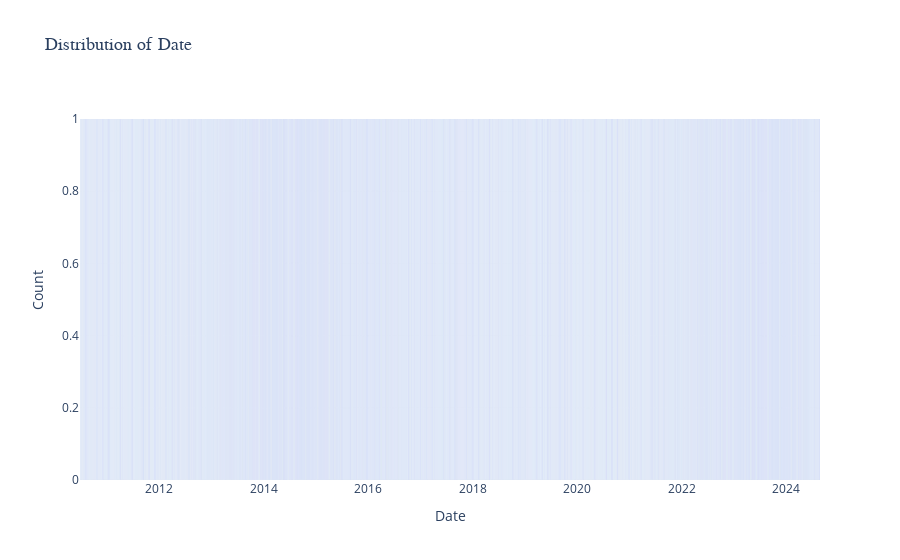
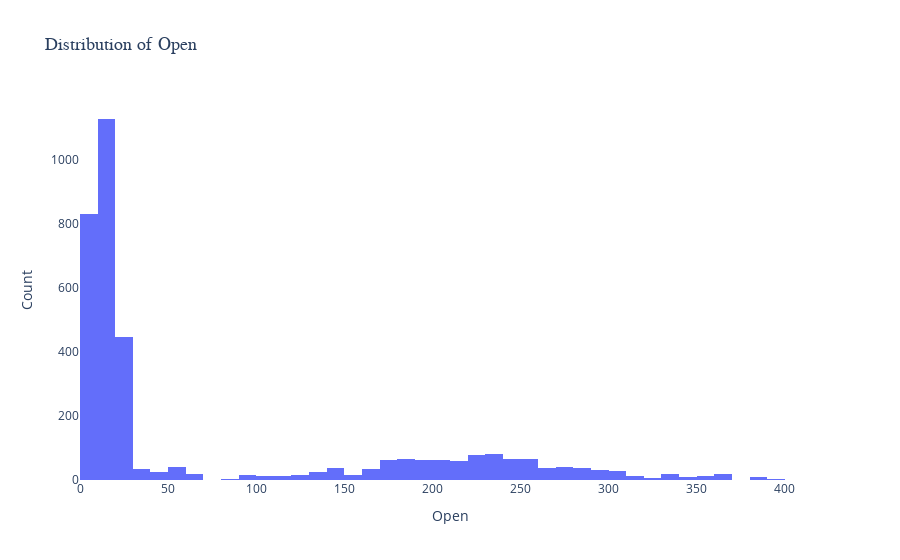
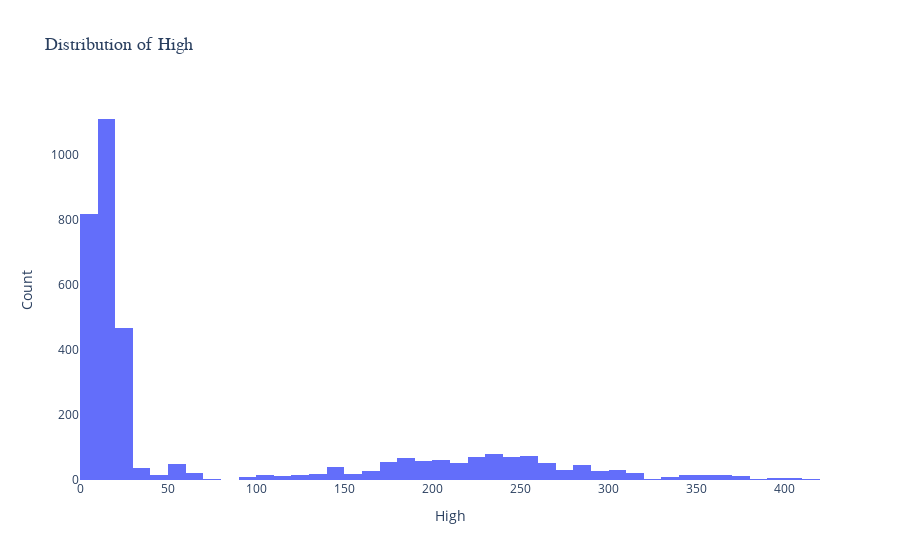
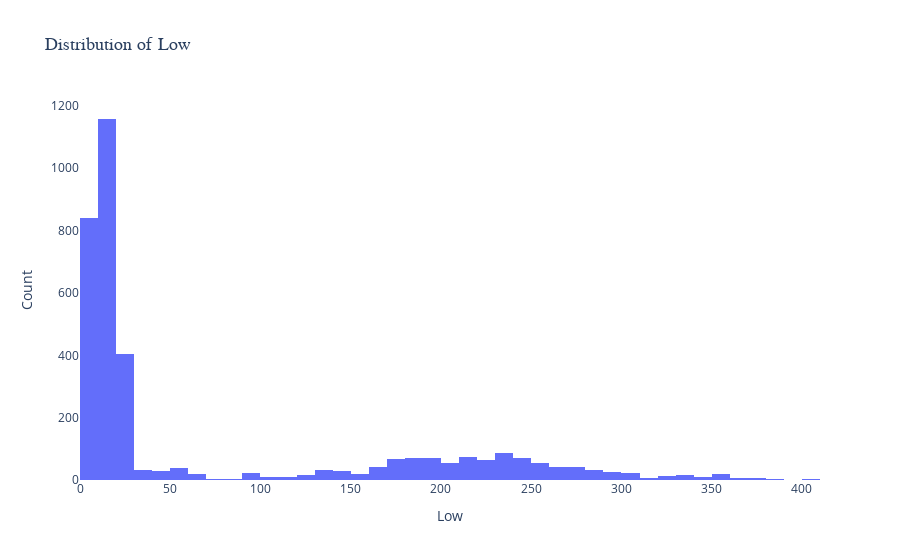

Notebook source saved alongside these figures, in order:
### Code cell
import plotly.express as px
import pandas as pd

# Assuming df is already defined and contains the data

# Define the columns you want to plot
columns = ['Date', 'Open', 'High', 'Low', 'Close', 'Adj Close', 'Volume']

# Iterate through each column and create a bar chart or histogram
for column in columns:
    try:
        if column not in df.columns:
            print(f"Column {column} does not exist in the DataFrame")
            continue
        
        # Check if the column is suitable for a bar chart
        if df[column].dtype == 'object' or df[column].dtype.name == 'category':
            # Count the occurrences of each unique value
            column_counts = df[column].value_counts().reset_index()
            column_counts.columns = [column, 'count']
            
            # Create a bar chart using plotly.express
            fig = px.bar(
                column_counts,
                x=column,
                y='count',
                title=f'Distribution of {column}',
               
                labels={column: column, 'count': 'Count'},
                text='count'
            )
            
            # Update layout for better readability
            fig.update_layout(
                xaxis_title=column,
                yaxis_title='Count',
                paper_bgcolor='rgba(0,0,0,0)',
                plot_bgcolor='rgba(0,0,0,0)',
                title_font=dict(size=18, family="Arial"),
                 
                xaxis={'categoryorder': 'total descending'}
               

            )
            
            # Show the figure
            fig.show()

        elif df[column].dtype in ['int64', 'float64']:
            # Create a histogram for numerical columns
            fig = px.histogram(
                df,
                x=column,
                title=f'Distribution of {column}',
                labels={column: column, 'count': 'Count'}
            )
            
            # Update layout for better readability
            fig.update_layout(
                xaxis_title=column,
                yaxis_title='Count',
                
                paper_bgcolor='rgba(0,0,0,0)',
                plot_bgcolor='rgba(0,0,0,0)',
                title_font=dict(size=18, family="Arial")
            )
            
            # Show the figure
            fig.show()
    
    except Exception as e:
        print(f"Could not create plot for column {column}: {e}")

### Figure 1 — Plotly figure (JSON) as saved in the notebook; plotly's stock layout.template omitted (floating-point values rounded to 4 significant figures; data arrays with more than 128 entries replaced by an {"elided": "..."} marker saying what was removed)
{"data": [{"alignmentgroup": "True", "hovertemplate": "Date=%{x}<br>Count=%{text}<extra></extra>", "legendgroup": "", "marker": {"color": "#636efa", "pattern": {"shape": ""}}, "name": "", "offsetgroup": "", "orientation": "v", "showlegend": false, "text": {"elided": "3562 int values"}, "textposition": "auto", "type": "bar", "x": {"elided": "3562 str values"}, "xaxis": "x", "y": {"elided": "3562 int values"}, "yaxis": "y"}], "layout": {"autosize": true, "barmode": "relative", "legend": {"tracegroupgap": 0}, "paper_bgcolor": "rgba(0, 0, 0, 0)", "plot_bgcolor": "rgba(0, 0, 0, 0)", "title": {"font": {"family": "Arial", "size": 18}, "text": "Distribution of Date"}, "xaxis": {"anchor": "y", "autorange": true, "categoryorder": "total descending", "domain": [0, 1], "range": ["2010-06-28 12:00", "2024-08-22 12:00"], "title": {"text": "Date"}, "type": "date"}, "yaxis": {"anchor": "x", "autorange": true, "domain": [0, 1], "range": [0, 1.053], "title": {"text": "Count"}, "type": "linear"}}}

### Figure 2 — Plotly figure (JSON) as saved in the notebook; plotly's stock layout.template omitted (floating-point values rounded to 4 significant figures; data arrays with more than 128 entries replaced by an {"elided": "..."} marker saying what was removed)
{"data": [{"alignmentgroup": "True", "bingroup": "x", "hovertemplate": "Open=%{x}<br>count=%{y}<extra></extra>", "legendgroup": "", "marker": {"color": "#636efa", "pattern": {"shape": ""}}, "name": "", "offsetgroup": "", "orientation": "v", "showlegend": false, "type": "histogram", "x": {"elided": "3562 float values"}, "xaxis": "x", "yaxis": "y"}], "layout": {"autosize": true, "barmode": "relative", "legend": {"tracegroupgap": 0}, "paper_bgcolor": "rgba(0, 0, 0, 0)", "plot_bgcolor": "rgba(0, 0, 0, 0)", "title": {"font": {"family": "Arial", "size": 18}, "text": "Distribution of Open"}, "xaxis": {"anchor": "y", "autorange": true, "domain": [0, 1], "range": [0, 420], "title": {"text": "Open"}, "type": "linear"}, "yaxis": {"anchor": "x", "autorange": true, "domain": [0, 1], "range": [0, 1186.0], "title": {"text": "Count"}}}}

### Figure 3 — Plotly figure (JSON) as saved in the notebook; plotly's stock layout.template omitted (floating-point values rounded to 4 significant figures; data arrays with more than 128 entries replaced by an {"elided": "..."} marker saying what was removed)
{"data": [{"alignmentgroup": "True", "bingroup": "x", "hovertemplate": "High=%{x}<br>count=%{y}<extra></extra>", "legendgroup": "", "marker": {"color": "#636efa", "pattern": {"shape": ""}}, "name": "", "offsetgroup": "", "orientation": "v", "showlegend": false, "type": "histogram", "x": {"elided": "3562 float values"}, "xaxis": "x", "yaxis": "y"}], "layout": {"autosize": true, "barmode": "relative", "legend": {"tracegroupgap": 0}, "paper_bgcolor": "rgba(0, 0, 0, 0)", "plot_bgcolor": "rgba(0, 0, 0, 0)", "title": {"font": {"family": "Arial", "size": 18}, "text": "Distribution of High"}, "xaxis": {"anchor": "y", "autorange": true, "domain": [0, 1], "range": [0, 420], "title": {"text": "High"}, "type": "linear"}, "yaxis": {"anchor": "x", "autorange": true, "domain": [0, 1], "range": [0, 1169.0], "title": {"text": "Count"}}}}

### Figure 4 — Plotly figure (JSON) as saved in the notebook; plotly's stock layout.template omitted (floating-point values rounded to 4 significant figures; data arrays with more than 128 entries replaced by an {"elided": "..."} marker saying what was removed)
{"data": [{"alignmentgroup": "True", "bingroup": "x", "hovertemplate": "Low=%{x}<br>count=%{y}<extra></extra>", "legendgroup": "", "marker": {"color": "#636efa", "pattern": {"shape": ""}}, "name": "", "offsetgroup": "", "orientation": "v", "showlegend": false, "type": "histogram", "x": {"elided": "3562 float values"}, "xaxis": "x", "yaxis": "y"}], "layout": {"autosize": true, "barmode": "relative", "legend": {"tracegroupgap": 0}, "paper_bgcolor": "rgba(0, 0, 0, 0)", "plot_bgcolor": "rgba(0, 0, 0, 0)", "title": {"font": {"family": "Arial", "size": 18}, "text": "Distribution of Low"}, "xaxis": {"anchor": "y", "autorange": true, "domain": [0, 1], "range": [0, 410], "title": {"text": "Low"}, "type": "linear"}, "yaxis": {"anchor": "x", "autorange": true, "domain": [0, 1], "range": [0, 1219.0], "title": {"text": "Count"}}}}
